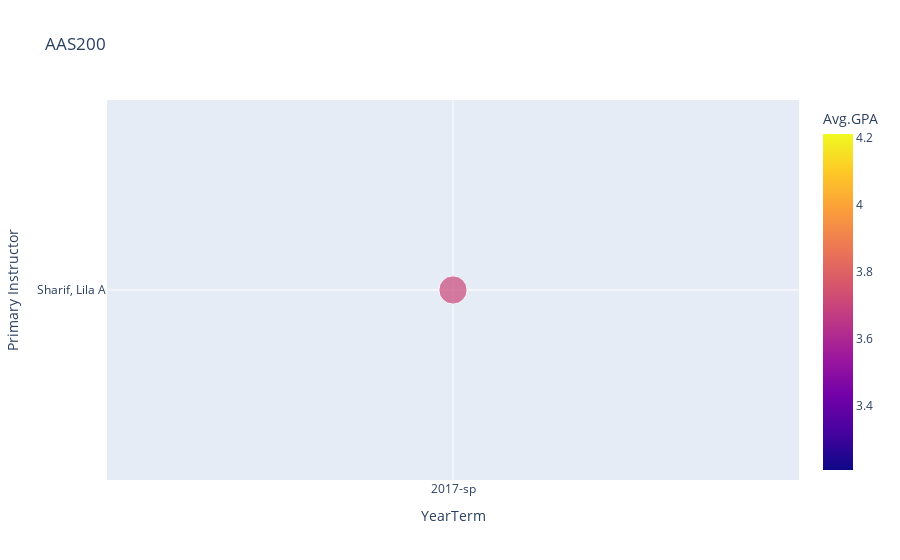

This figure's notebook cell:
### Code cell
fig = px.scatter(selected_course, x='YearTerm', y="Primary Instructor", 
                 color = 'Avg.GPA', size = 'Avg.GPA',
             title=selected_subject + str(selected_number), hover_name = 'Primary Instructor', 
             hover_data = {'Primary Instructor':False, 'Avg.GPA':True})

#fig.update_layout(yaxis= dict(dtick = 1), legend_title="Letter Grade")
fig.show()

### Figure 1 — Plotly figure (JSON) as saved in the notebook; plotly's stock layout.template omitted (floating-point values rounded to 4 significant figures)
{"data": [{"customdata": [["Sharif, Lila A", 3.71]], "hovertemplate": "<b>%{hovertext}</b><br><br>YearTerm=%{x}<br>Avg.GPA=%{marker.color}<extra></extra>", "hovertext": ["Sharif, Lila A"], "legendgroup": "", "marker": {"color": [3.71], "coloraxis": "coloraxis", "size": [3.71], "sizemode": "area", "sizeref": 0.009275, "symbol": "circle"}, "mode": "markers", "name": "", "orientation": "v", "showlegend": false, "type": "scatter", "x": ["2017-sp"], "xaxis": "x", "y": ["Sharif, Lila A"], "yaxis": "y"}], "layout": {"coloraxis": {"colorbar": {"title": {"text": "Avg.GPA"}}, "colorscale": [[0, "#0d0887"], [0.1111, "#46039f"], [0.2222, "#7201a8"], [0.3333, "#9c179e"], [0.4444, "#bd3786"], [0.5556, "#d8576b"], [0.6667, "#ed7953"], [0.7778, "#fb9f3a"], [0.8889, "#fdca26"], [1, "#f0f921"]]}, "legend": {"itemsizing": "constant", "tracegroupgap": 0}, "title": {"text": "AAS200"}, "xaxis": {"anchor": "y", "domain": [0, 1], "title": {"text": "YearTerm"}}, "yaxis": {"anchor": "x", "domain": [0, 1], "title": {"text": "Primary Instructor"}}}}
